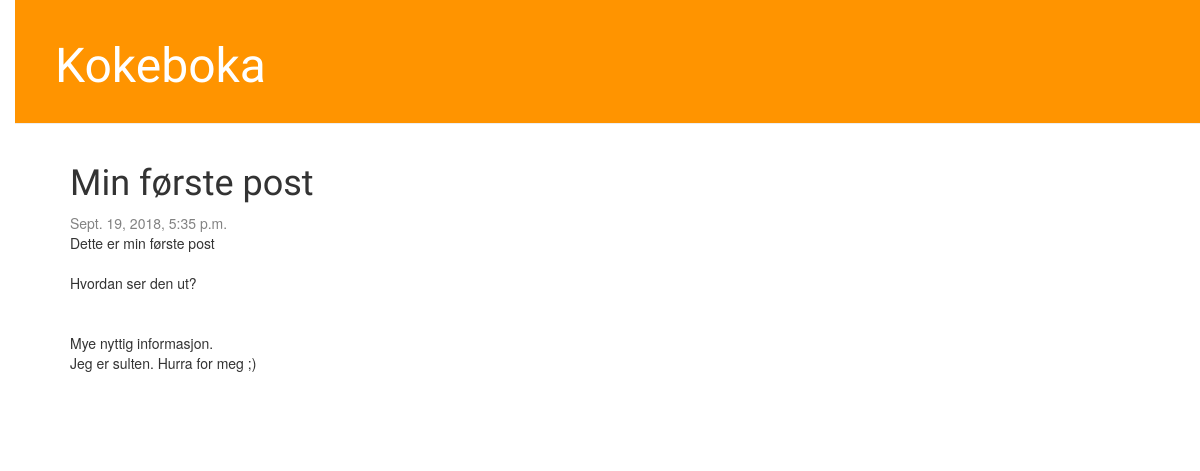
/post/1/, run on an earlier commit of the app's database.
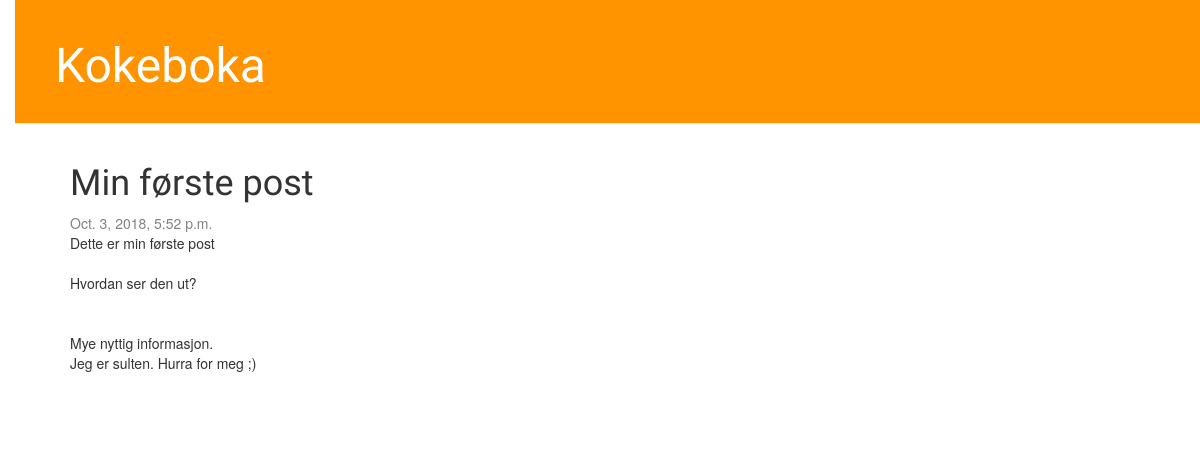
And on a later commit of the database.
### blog/models.py (models this page shows, shortened)
class Post(models.Model):
    author = models.ForeignKey('auth.User', on_delete=models.CASCADE)
    title = models.CharField(max_length=200)
    text = models.TextField()
    created_date = models.DateTimeField(default=timezone.now())
    published_date = models.DateTimeField(blank=True, null=True)

### blog/views.py (the view)
# urls.py: path('post/<int:pk>/', views.post_detail, name='post_detail'),
def post_detail(request, pk):
    post = get_object_or_404(Post, pk=pk)
    return render(request, 'blog/post_detail.html', {'post': post})

### blog/templates/blog/post_detail.html (shortened to what this page needs)
{% extends 'blog/base.html' %}
{% block content %}
    <div class="post">
        <h1>{{ post.title }}</h1>
        {% if post.published_date %}
            <div class="date">
                {{ post.published_date }}
            </div>
        {% endif %}
        <p>{{ post.text|linebreaksbr }}</p>
    </div>
{% endblock %}

What changed in the data, as far as the page shows it:
changed Post "Min første post": published_date "Sept. 19, 2018, 5:35 p.m." → "Oct. 3, 2018, 5:52 p.m."
